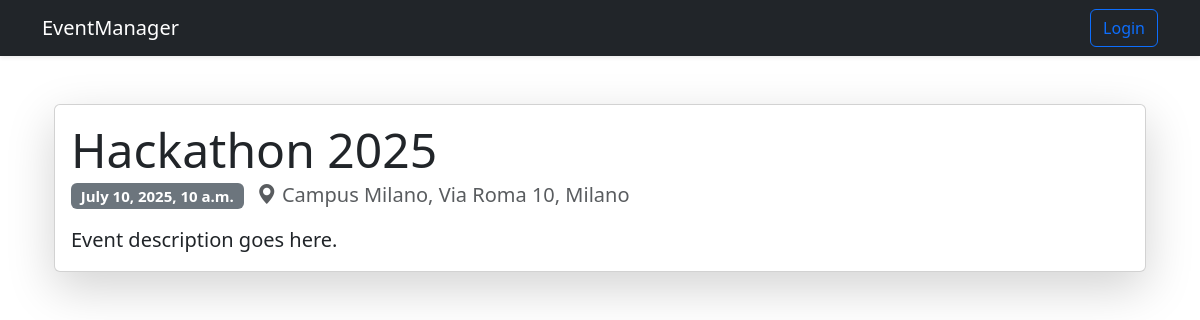
The page /events/1 on the database its author committed.
### events/models.py (models this page shows)
class Events(models.Model):
    id = models.AutoField(primary_key=True) # Non dovrebbe essere necessario
    name = models.CharField(max_length=50)
    place_name = models.CharField(max_length=50)
    place_address = models.CharField(max_length=100)
    price = models.DecimalField(decimal_places=2, max_digits=5)
    date = models.DateTimeField(default=timezone.now)
    organizer_id = models.ForeignKey(CustomUser, on_delete=models.CASCADE, related_name='event_organizer')
    registration = models.ManyToManyField(to=CustomUser)
    class Meta:
        permissions = [
            ("can_register", "Determine whether a user can register"),
            ("view_own_registration", "Determine whether a user can view his own registration"),
            ("view_attendee", "Determine whether a user can view attendee at their own events")
        ]

### events/views.py (the view, shortened to what this page needs)
# urls.py: path("<int:id>", views.event_details_view, name='event-details'),
def event_details_view(request, id:int) -> HttpResponse :
    user = request.user
    event = get_object_or_404(Events, id=id)
    registered = False
    display_toast = False
    if request.method == 'GET':
        for ev_user in event.registration.all():
            if ev_user.id == user.id:
                registered = True
    return render(request, 'event-details.html', context={'event': event, 'registered': registered, 'toast': display_toast})

### templates/event-details.html (shortened to what this page needs)
{% extends 'base.html' %}
{% load events_extras %}
{% block content %}
    <div class="container mt-5">
        <div class="card shadow-lg">
            <div class="card-body">
            <div class="d-flex flex-row justify-content-between align-items-center mb-2">
                <h1 class="card-title display-5 mb-0">{{ event.name }}</h1>
            </div>
                <h5 class="card-subtitle mb-3 text-muted">
                    <span class="badge bg-secondary">{{ event.date }}</span>
                    <span class="ms-2"><i class="bi bi-geo-alt-fill"></i> {{ event.place_name }}, {{ event.place_address }}</span>
                </h5>
                <p class="card-text fs-5">Event description goes here.</p>
            </div>
        </div>
    </div>
{% endblock %}

### rows shown on the page
Events: name "Hackathon 2025", date "July 10, 2025, 10 a.m.", place_name "Campus Milano", place_address "Via Roma 10, Milano"
